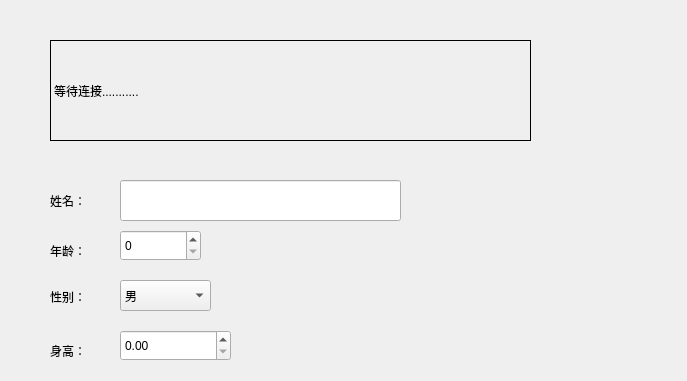
<?xml version="1.0" encoding="UTF-8"?>
<ui version="4.0">
 <class>Server</class>
 <widget class="QDialog" name="Server">
  <property name="geometry">
   <rect>
    <x>0</x>
    <y>0</y>
    <width>687</width>
    <height>381</height>
   </rect>
  </property>
  <property name="windowTitle">
   <string>Server</string>
  </property>
  <widget class="QLabel" name="label">
   <property name="geometry">
    <rect>
     <x>50</x>
     <y>40</y>
     <width>481</width>
     <height>101</height>
    </rect>
   </property>
   <property name="frameShape">
    <enum>QFrame::Box</enum>
   </property>
   <property name="text">
    <string>等待连接...........</string>
   </property>
  </widget>
  <widget class="QLabel" name="label_2">
   <property name="geometry">
    <rect>
     <x>50</x>
     <y>180</y>
     <width>111</width>
     <height>41</height>
    </rect>
   </property>
   <property name="text">
    <string>姓名：</string>
   </property>
  </widget>
  <widget class="QLineEdit" name="nameLineEdit">
   <property name="geometry">
    <rect>
     <x>120</x>
     <y>180</y>
     <width>281</width>
     <height>41</height>
    </rect>
   </property>
  </widget>
  <widget class="QLabel" name="label_3">
   <property name="geometry">
    <rect>
     <x>50</x>
     <y>230</y>
     <width>111</width>
     <height>41</height>
    </rect>
   </property>
   <property name="text">
    <string>年龄：</string>
   </property>
  </widget>
  <widget class="QSpinBox" name="ageSpinBox">
   <property name="geometry">
    <rect>
     <x>120</x>
     <y>230</y>
     <width>81</width>
     <height>31</height>
    </rect>
   </property>
  </widget>
  <widget class="QLabel" name="label_4">
   <property name="geometry">
    <rect>
     <x>50</x>
     <y>276</y>
     <width>111</width>
     <height>41</height>
    </rect>
   </property>
   <property name="text">
    <string>性别：</string>
   </property>
  </widget>
  <widget class="QComboBox" name="sexComboBox">
   <property name="geometry">
    <rect>
     <x>120</x>
     <y>280</y>
     <width>91</width>
     <height>31</height>
    </rect>
   </property>
   <item>
    <property name="text">
     <string>男</string>
    </property>
   </item>
   <item>
    <property name="text">
     <string>女</string>
    </property>
   </item>
  </widget>
  <widget class="QLabel" name="label_5">
   <property name="geometry">
    <rect>
     <x>50</x>
     <y>330</y>
     <width>111</width>
     <height>41</height>
    </rect>
   </property>
   <property name="text">
    <string>身高：</string>
   </property>
  </widget>
  <widget class="QDoubleSpinBox" name="highDoubleSpinBox">
   <property name="geometry">
    <rect>
     <x>120</x>
     <y>330</y>
     <width>111</width>
     <height>31</height>
    </rect>
   </property>
  </widget>
 </widget>
 <layoutdefault spacing="6" margin="11"/>
 <resources/>
 <connections/>
</ui>
